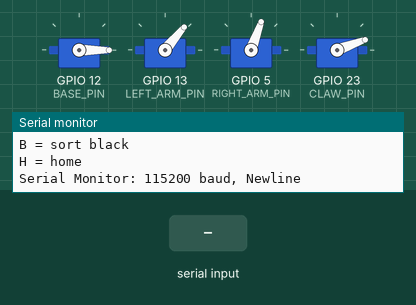
Simulated run of this sketch. Board: ESP32. Shown: 4 × servo, the last lines printed to the serial monitor. The inputs (shaded band) are chosen by the test bench.

Above: at 2.2 s.
2.3 s: "O\n" received over Serial
At 3.99 s:
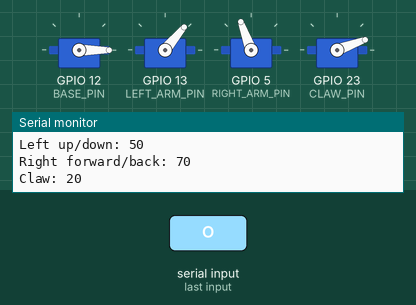
At 6.0 s:
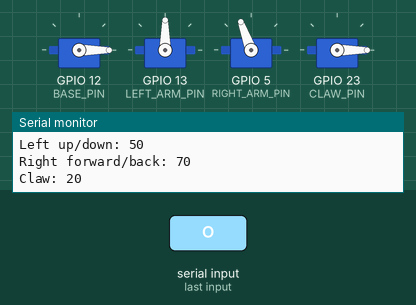
14.3 s: "G\n" received over Serial
At 17.72 s:
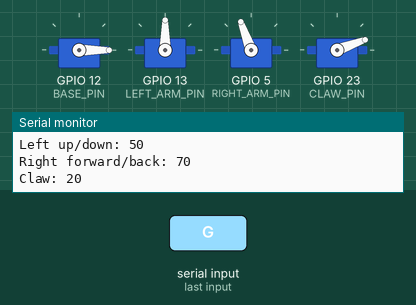
Timing chart, 0 to 25.2 s (numbered marks = the images above; inputs shaded):
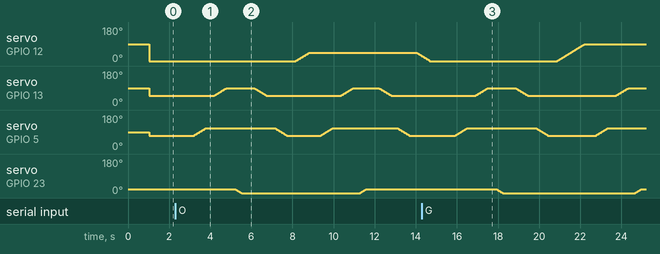

The sketch:

cube_sorter.ino
```cpp
#include <ESP32Servo.h>

// =====================
// Servo pins
// =====================
const int BASE_PIN      = 12;
const int LEFT_ARM_PIN  = 13;  // up and down
const int RIGHT_ARM_PIN = 5;   // forward and backward
const int CLAW_PIN      = 23;

// =====================
// Servo objects
// =====================
Servo baseServo;
Servo leftServo;
Servo rightServo;
Servo clawServo;

// =====================
// Your tested safe angle limits
// =====================
const int BASE_MIN  = 0;
const int BASE_MAX  = 140;

const int LEFT_MIN  = 50;
const int LEFT_MAX  = 90;

const int RIGHT_MIN = 70;
const int RIGHT_MAX = 120;

const int CLAW_MIN  = 0;
const int CLAW_MAX  = 50;

// =====================
// Final positions
// Adjust these if needed
// =====================

// Base rotation positions
const int BASE_PICK   = 0;
const int BASE_ORANGE = 45;
const int BASE_GRAY   = 90;
const int BASE_BLACK  = 140;

// Left servo = up/down
const int LEFT_UP   = 50;
const int LEFT_DOWN = 90;

// Right servo = forward/backward
const int RIGHT_BACK    = 70;
const int RIGHT_FORWARD = 110;

// Claw
const int CLAW_OPEN   = 20;
const int CLAW_CLOSED = 0;

// Current positions
int currentBase  = BASE_PICK;
int currentLeft  = LEFT_UP;
int currentRight = RIGHT_BACK;
int currentClaw  = CLAW_OPEN;

// Movement speed
const int STEP_DELAY = 15;

void setup() {
  Serial.begin(115200);
  delay(1000);

  baseServo.setPeriodHertz(50);
  leftServo.setPeriodHertz(50);
  rightServo.setPeriodHertz(50);
  clawServo.setPeriodHertz(50);

  baseServo.attach(BASE_PIN, 500, 2400);
  leftServo.attach(LEFT_ARM_PIN, 500, 2400);
  rightServo.attach(RIGHT_ARM_PIN, 500, 2400);
  clawServo.attach(CLAW_PIN, 500, 2400);

  goHome();

  Serial.println();
  Serial.println("Corrected Final Cube Sorting Robot Ready");
  Serial.println("-----------------------------------------");
  Serial.println("Left servo  = up/down");
  Serial.println("Right servo = forward/backward");
  Serial.println();
  Serial.println("Commands:");
  Serial.println("O = sort orange");
  Serial.println("G = sort gray");
  Serial.println("B = sort black");
  Serial.println("H = home");
  Serial.println();
  Serial.println("Serial Monitor: 115200 baud, Newline");
}

void loop() {
  if (Serial.available()) {
    char command = Serial.read();

    if (command == '\n' || command == '\r') {
      return;
    }

    command = toupper(command);

    if (command == 'O') {
      Serial.println("Sorting ORANGE cube");
      sortCube(BASE_ORANGE);
    }
    else if (command == 'G') {
      Serial.println("Sorting GRAY cube");
      sortCube(BASE_GRAY);
    }
    else if (command == 'B') {
      Serial.println("Sorting BLACK cube");
      sortCube(BASE_BLACK);
    }
    else if (command == 'H') {
      Serial.println("Going home");
      goHome();
    }
    else {
      Serial.println("Unknown command. Use O, G, B, or H.");
    }
  }
}

// =====================
// Main sorting sequence
// =====================
void sortCube(int dropBaseAngle) {
  // Start safe
  goHome();
  delay(500);

  // Move to pickup location
  moveBase(BASE_PICK);
  delay(300);

  // Reach forward to cube
  moveForward();
  delay(400);

  // Lower arm
  moveDown();
  delay(400);

  // Grab cube
  closeClaw();
  delay(600);

  // Lift cube
  moveUp();
  delay(400);

  // Pull cube backward
  moveBack();
  delay(400);

  // Rotate to correct bin
  moveBase(dropBaseAngle);
  delay(500);

  // Move forward over bin
  moveForward();
  delay(400);

  // Optional: lower a little before drop
  moveDown();
  delay(300);

  // Release cube
  openClaw();
  delay(600);

  // Lift up and pull back
  moveUp();
  delay(300);
  moveBack();
  delay(300);

  // Return base to pickup
  moveBase(BASE_PICK);
  delay(300);

  Serial.println("Sorting complete.");
  printPositions();
}

// =====================
// Home position
// =====================
void goHome() {
  openClaw();
  moveUp();
  moveBack();
  moveBase(BASE_PICK);

  Serial.println("Home position");
  printPositions();
}

// =====================
// Base movement
// =====================
void moveBase(int targetAngle) {
  targetAngle = constrain(targetAngle, BASE_MIN, BASE_MAX);

  moveServoSmooth(baseServo, currentBase, targetAngle);
  currentBase = targetAngle;
}

// =====================
// Left servo movement
// Left = up/down
// =====================
void moveUp() {
  moveLeft(LEFT_UP);
}

void moveDown() {
  moveLeft(LEFT_DOWN);
}

void moveLeft(int targetAngle) {
  targetAngle = constrain(targetAngle, LEFT_MIN, LEFT_MAX);

  moveServoSmooth(leftServo, currentLeft, targetAngle);
  currentLeft = targetAngle;
}

// =====================
// Right servo movement
// Right = forward/backward
// =====================
void moveForward() {
  moveRight(RIGHT_FORWARD);
}

void moveBack() {
  moveRight(RIGHT_BACK);
}

void moveRight(int targetAngle) {
  targetAngle = constrain(targetAngle, RIGHT_MIN, RIGHT_MAX);

  moveServoSmooth(rightServo, currentRight, targetAngle);
  currentRight = targetAngle;
}

// =====================
// Claw movement
// =====================
void openClaw() {
  moveClaw(CLAW_OPEN);
}

void closeClaw() {
  moveClaw(CLAW_CLOSED);
}

void moveClaw(int targetAngle) {
  targetAngle = constrain(targetAngle, CLAW_MIN, CLAW_MAX);

  moveServoSmooth(clawServo, currentClaw, targetAngle);
  currentClaw = targetAngle;
}

// =====================
// Smooth servo movement
// =====================
void moveServoSmooth(Servo &servo, int startAngle, int endAngle) {
  if (startAngle < endAngle) {
    for (int pos = startAngle; pos <= endAngle; pos++) {
      servo.write(pos);
      delay(STEP_DELAY);
    }
  } else {
    for (int pos = startAngle; pos >= endAngle; pos--) {
      servo.write(pos);
      delay(STEP_DELAY);
    }
  }
}

// =====================
// Debug printing
// =====================
void printPositions() {
  Serial.println();
  Serial.print("Base: ");
  Serial.println(currentBase);

  Serial.print("Left up/down: ");
  Serial.println(currentLeft);

  Serial.print("Right forward/back: ");
  Serial.println(currentRight);

  Serial.print("Claw: ");
  Serial.println(currentClaw);

  Serial.println();
}
```
